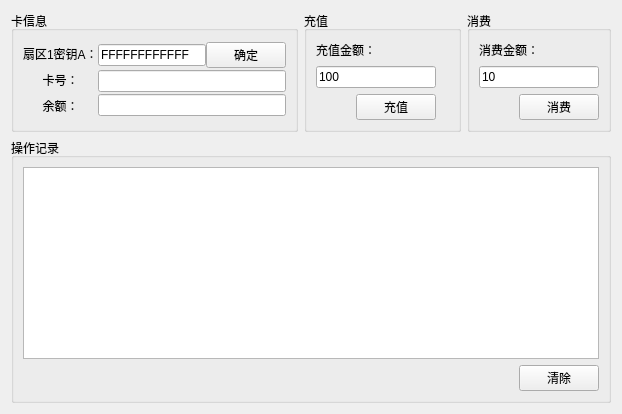
              <widget class="QWidget" name="tab_App">
               <attribute name="title">
                <string>卡钱包</string>
               </attribute>
               <layout class="QHBoxLayout" name="horizontalLayout_46">
                <item>
                 <layout class="QVBoxLayout" name="verticalLayout_23">
                  <item>
                   <layout class="QHBoxLayout" name="horizontalLayout_25">
                    <item>
                     <widget class="QGroupBox" name="groupBox_8">
                      <property name="title">
                       <string>卡信息</string>
                      </property>
                      <layout class="QHBoxLayout" name="horizontalLayout_42">
                       <item>
                        <layout class="QHBoxLayout" name="horizontalLayout_22">
                         <property name="spacing">
                          <number>0</number>
                         </property>
                         <item>
                          <layout class="QVBoxLayout" name="verticalLayout_9">
                           <item>
                            <widget class="QLabel" name="label_17">
                             <property name="text">
                              <string>扇区1密钥A：</string>
                             </property>
                            </widget>
                           </item>
                           <item>
                            <widget class="QLabel" name="label_6">
                             <property name="text">
                              <string>&lt;html&gt;&lt;head/&gt;&lt;body&gt;&lt;p align=&quot;center&quot;&gt;卡号：&lt;/p&gt;&lt;/body&gt;&lt;/html&gt;</string>
                             </property>
                            </widget>
                           </item>
                           <item>
                            <widget class="QLabel" name="label_7">
                             <property name="text">
                              <string>&lt;html&gt;&lt;head/&gt;&lt;body&gt;&lt;p align=&quot;center&quot;&gt;余额：&lt;/p&gt;&lt;/body&gt;&lt;/html&gt;</string>
                             </property>
                            </widget>
                           </item>
                          </layout>
                         </item>
                         <item>
                          <layout class="QVBoxLayout" name="verticalLayout_12">
                           <item>
                            <layout class="QHBoxLayout" name="horizontalLayout_21">
                             <item>
                              <widget class="QLineEdit" name="IC_lineEdit_Mess_Pass">
                               <property name="text">
                                <string>FFFFFFFFFFFF</string>
                               </property>
                              </widget>
                             </item>
                             <item>
                              <widget class="QPushButton" name="IC_pushButton_Mess">
                               <property name="text">
                                <string>确定</string>
                               </property>
                              </widget>
                             </item>
                            </layout>
                           </item>
                           <item>
                            <widget class="QLineEdit" name="IC_lineEdit_Mess_Num">
                             <property name="readOnly">
                              <bool>true</bool>
                             </property>
                            </widget>
                           </item>
                           <item>
                            <widget class="QLineEdit" name="IC_lineEdit_Mess_Money">
                             <property name="readOnly">
                              <bool>true</bool>
                             </property>
                            </widget>
                           </item>
                          </layout>
                         </item>
                        </layout>
                       </item>
                      </layout>
                     </widget>
                    </item>
                    <item>
                     <widget class="QGroupBox" name="groupBox_6">
                      <property name="title">
                       <string>充值</string>
                      </property>
                      <layout class="QHBoxLayout" name="horizontalLayout_26">
                       <item>
                        <layout class="QVBoxLayout" name="verticalLayout_11">
                         <item>
                          <layout class="QVBoxLayout" name="verticalLayout_10">
                           <item>
                            <layout class="QHBoxLayout" name="horizontalLayout_23">
                             <item>
                              <widget class="QLabel" name="label_8">
                               <property name="text">
                                <string>充值金额：</string>
                               </property>
                              </widget>
                             </item>
                             <item>
                              <spacer name="horizontalSpacer_6">
                               <property name="orientation">
                                <enum>Qt::Horizontal</enum>
                               </property>
                               <property name="sizeHint" stdset="0">
                                <size>
                                 <width>40</width>
                                 <height>20</height>
                                </size>
                               </property>
                              </spacer>
                             </item>
                            </layout>
                           </item>
                           <item>
                            <widget class="QLineEdit" name="IC_lineEdit_Up_Money">
                             <property name="text">
                              <string>100</string>
                             </property>
                            </widget>
                           </item>
                          </layout>
                         </item>
                         <item>
                          <layout class="QHBoxLayout" name="horizontalLayout_24">
                           <item>
                            <spacer name="horizontalSpacer_7">
                             <property name="orientation">
                              <enum>Qt::Horizontal</enum>
                             </property>
                             <property name="sizeHint" stdset="0">
                              <size>
                               <width>40</width>
                               <height>20</height>
                              </size>
                             </property>
                            </spacer>
                           </item>
                           <item>
                            <widget class="QPushButton" name="IC_pushButton_Up">
                             <property name="text">
                              <string>充值</string>
                             </property>
                            </widget>
                           </item>
                          </layout>
                         </item>
                        </layout>
                       </item>
                       <item>
                        <widget class="QLabel" name="label_5">
                         <property name="text">
                          <string/>
                         </property>
                        </widget>
                       </item>
                      </layout>
                     </widget>
                    </item>
                    <item>
                     <widget class="QGroupBox" name="groupBox_7">
                      <property name="title">
                       <string>消费</string>
                      </property>
                      <layout class="QHBoxLayout" name="horizontalLayout_48">
                       <item>
                        <layout class="QVBoxLayout" name="verticalLayout_14">
                         <item>
                          <layout class="QHBoxLayout" name="horizontalLayout_28">
                           <item>
                            <widget class="QLabel" name="label_9">
                             <property name="text">
                              <string>消费金额：</string>
                             </property>
                            </widget>
                           </item>
                           <item>
                            <spacer name="horizontalSpacer_9">
                             <property name="orientation">
                              <enum>Qt::Horizontal</enum>
                             </property>
                             <property name="sizeHint" stdset="0">
                              <size>
                               <width>40</width>
                               <height>20</height>
                              </size>
                             </property>
                            </spacer>
                           </item>
                          </layout>
                         </item>
                         <item>
                          <widget class="QLineEdit" name="IC_lineEdit_Down_Money">
                           <property name="text">
                            <string>10</string>
                           </property>
                          </widget>
                         </item>
                         <item>
                          <layout class="QHBoxLayout" name="horizontalLayout_29">
                           <item>
                            <spacer name="horizontalSpacer_8">
                             <property name="orientation">
                              <enum>Qt::Horizontal</enum>
                             </property>
                             <property name="sizeHint" stdset="0">
                              <size>
                               <width>40</width>
                               <height>20</height>
                              </size>
                             </property>
                            </spacer>
                           </item>
                           <item>
                            <widget class="QPushButton" name="IC_pushButton_Down">
                             <property name="text">
                              <string>消费</string>
                             </property>
                            </widget>
                           </item>
                          </layout>
                         </item>
                        </layout>
                       </item>
                      </layout>
                     </widget>
                    </item>
                   </layout>
                  </item>
                  <item>
                   <widget class="QGroupBox" name="groupBox_11">
                    <property name="title">
                     <string>操作记录</string>
                    </property>
                    <layout class="QHBoxLayout" name="horizontalLayout_41">
                     <item>
                      <layout class="QVBoxLayout" name="verticalLayout_13">
                       <item>
                        <widget class="QListWidget" name="IC_listWidget_Data"/>
                       </item>
                       <item>
                        <layout class="QHBoxLayout" name="horizontalLayout_40">
                         <item>
                          <spacer name="horizontalSpacer_13">
                           <property name="orientation">
                            <enum>Qt::Horizontal</enum>
                           </property>
                           <property name="sizeHint" stdset="0">
                            <size>
                             <width>40</width>
                             <height>20</height>
                            </size>
                           </property>
                          </spacer>
                         </item>
                         <item>
                          <widget class="QPushButton" name="IC_pushButton_Data_Del">
                           <property name="text">
                            <string>清除</string>
                           </property>
                          </widget>
                         </item>
                        </layout>
                       </item>
                      </layout>
                     </item>
                    </layout>
                   </widget>
                  </item>
                 </layout>
                </item>
               </layout>
              </widget>
